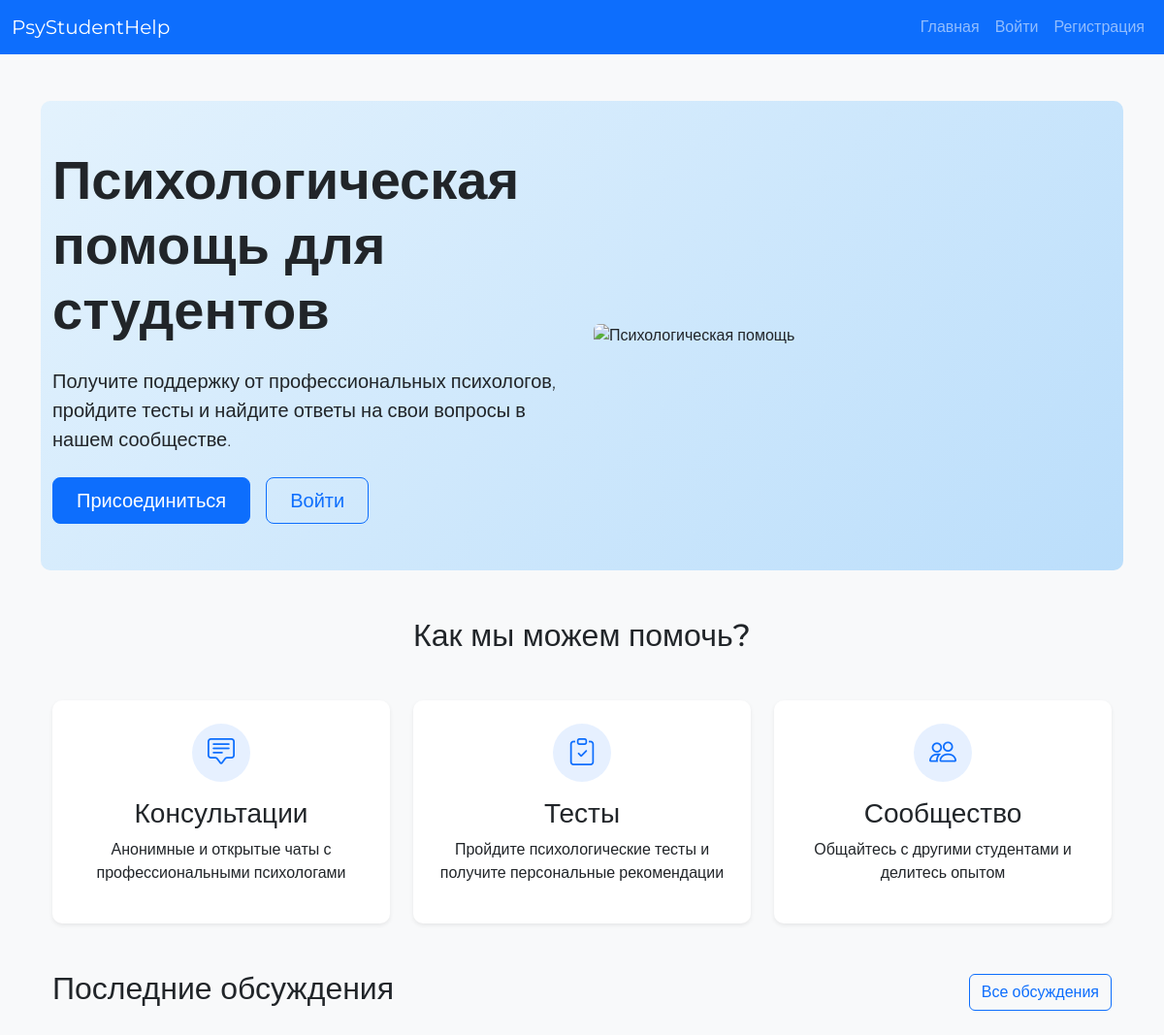
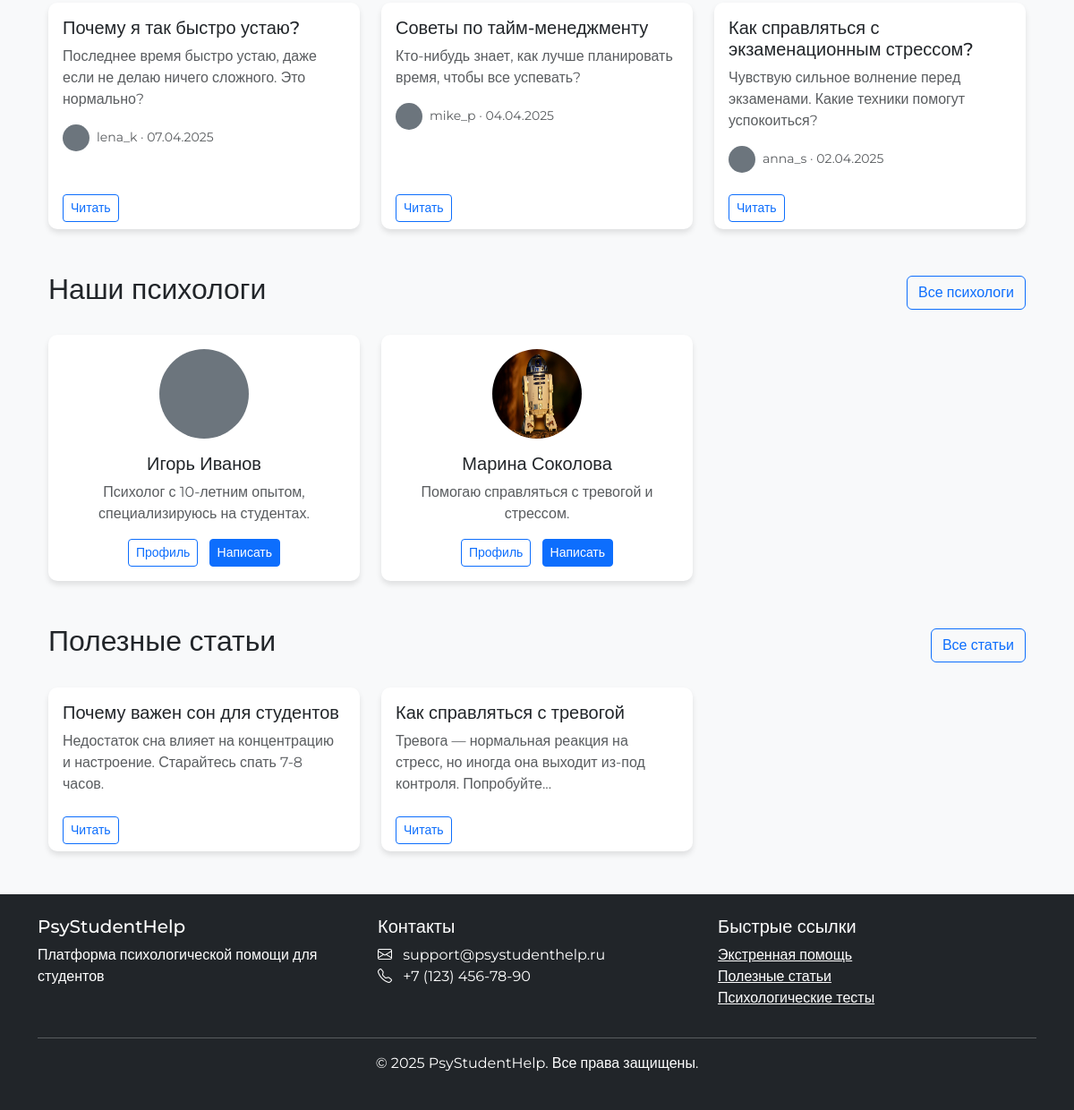
The page / on the database its author committed (2 pictures, top to bottom).
### main.py (models this page shows)
class Post(db.Model):
    id = db.Column(db.Integer, primary_key=True)
    title = db.Column(db.String(200), nullable=False)
    content = db.Column(db.Text, nullable=False)
    user_id = db.Column(db.Integer, db.ForeignKey('user.id'), nullable=False)
    created_at = db.Column(db.DateTime, default=datetime.utcnow)
    updated_at = db.Column(db.DateTime, default=datetime.utcnow, onupdate=datetime.utcnow)
    comments = db.relationship('Comment', backref='post', lazy=True, cascade='all, delete-orphan')
    author = db.relationship('User', backref='posts', lazy=True)

class User(db.Model):
    id = db.Column(db.Integer, primary_key=True)
    username = db.Column(db.String(80), unique=True, nullable=False)
    email = db.Column(db.String(120), unique=True, nullable=False)
    password = db.Column(db.String(200), nullable=False)
    role = db.Column(db.String(20), nullable=False)  # 'student' или 'psychologist'
    full_name = db.Column(db.String(100))
    bio = db.Column(db.Text)
    profile_pic = db.Column(db.String(100))
    created_at = db.Column(db.DateTime, default=datetime.utcnow)
    comments = db.relationship('Comment', backref='author', lazy=True)
    tests = db.relationship('Test', backref='creator', lazy=True)
    test_results = db.relationship('TestResult', backref='user', lazy=True)
    messages_sent = db.relationship('Message', foreign_keys='Message.sender_id', backref='sender', lazy=True)
    messages_received = db.relationship('Message', foreign_keys='Message.recipient_id', backref='recipient', lazy=True)
    reports = db.relationship('StudentReport', foreign_keys='StudentReport.student_id', backref='student', lazy=True)
    appointments = db.relationship('Appointment', foreign_keys='Appointment.student_id', backref='student', lazy=True)
    psychologist_appointments = db.relationship('Appointment', foreign_keys='Appointment.psychologist_id', backref='psychologist', lazy=True)
    meeting_protocols = db.relationship('MeetingProtocol', foreign_keys='MeetingProtocol.student_id', backref='student', lazy=True)
    psychologist_protocols = db.relationship('MeetingProtocol', foreign_keys='MeetingProtocol.psychologist_id', backref='psychologist', lazy=True)

class Article(db.Model):
    id = db.Column(db.Integer, primary_key=True)
    title = db.Column(db.String(200), nullable=False)
    content = db.Column(db.Text, nullable=False)
    user_id = db.Column(db.Integer, db.ForeignKey('user.id'), nullable=False)
    created_at = db.Column(db.DateTime, default=datetime.utcnow)
    image_url = db.Column(db.String(200))
    user = db.relationship('User', backref='authored_articles', lazy=True)

### main.py (the view)
@app.route('/')
def index():
    posts = Post.query.order_by(Post.created_at.desc()).limit(3).all()
    psychologists = User.query.filter_by(role='psychologist').order_by(func.random()).limit(3).all()
    articles = Article.query.order_by(Article.created_at.desc()).limit(3).all()
    return render_template('index.html', posts=posts, psychologists=psychologists, articles=articles)

### main.py (called while the page is built)
def get_current_user():
    if 'user_id' in session:
        return User.query.get(session['user_id'])
    return None

### templates/index.html (shortened to what this page needs)
{% extends "base.html" %}
{% block content %}
<section class="hero-section bg-light py-5 mb-5">
    <div class="container">
        <div class="row align-items-center">
            <div class="col-lg-6">
                <h1 class="display-4 fw-bold mb-4">Психологическая помощь для студентов</h1>
                <p class="lead mb-4">Получите поддержку от профессиональных психологов, пройдите тесты и найдите ответы на свои вопросы в нашем сообществе.</p>
                <div class="d-flex gap-3">
                    {% if 'user_id' not in session %}
                        <a href="{{ url_for('register') }}" class="btn btn-primary btn-lg px-4">Присоединиться</a>
                        <a href="{{ url_for('login') }}" class="btn btn-outline-primary btn-lg px-4">Войти</a>
                    {% else %}
                        <a href="{{ url_for('dashboard') }}" class="btn btn-primary btn-lg px-4">Личный кабинет</a>
                    {% endif %}
                </div>
            </div>
            <div class="col-lg-6">
                <img src="{{ url_for('static', filename='images/hero-image.png') }}" alt="Психологическая помощь" class="img-fluid rounded">
            </div>
        </div>
    </div>
</section>
<section class="features-section mb-5">
    <div class="container">
        <h2 class="text-center mb-5">Как мы можем помочь?</h2>
        <div class="row g-4">
            <div class="col-md-4">
                <div class="card h-100 border-0 shadow-sm">
                    <div class="card-body text-center p-4">
                        <div class="feature-icon bg-primary bg-opacity-10 text-primary rounded-circle d-inline-flex align-items-center justify-content-center mb-3" style="width: 60px; height: 60px;">
                            <i class="bi bi-chat-square-text fs-3"></i>
                        </div>
                        <h3>Консультации</h3>
                        <p>Анонимные и открытые чаты с профессиональными психологами</p>
                    </div>
                </div>
            </div>
            <div class="col-md-4">
                <div class="card h-100 border-0 shadow-sm">
                    <div class="card-body text-center p-4">
                        <div class="feature-icon bg-primary bg-opacity-10 text-primary rounded-circle d-inline-flex align-items-center justify-content-center mb-3" style="width: 60px; height: 60px;">
                            <i class="bi bi-clipboard-check fs-3"></i>
                        </div>
                        <h3>Тесты</h3>
                        <p>Пройдите психологические тесты и получите персональные рекомендации</p>
                    </div>
                </div>
            </div>
            <div class="col-md-4">
                <div class="card h-100 border-0 shadow-sm">
                    <div class="card-body text-center p-4">
                        <div class="feature-icon bg-primary bg-opacity-10 text-primary rounded-circle d-inline-flex align-items-center justify-content-center mb-3" style="width: 60px; height: 60px;">
                            <i class="bi bi-people fs-3"></i>
                        </div>
                        <h3>Сообщество</h3>
                        <p>Общайтесь с другими студентами и делитесь опытом</p>
                    </div>
                </div>
            </div>
        </div>
    </div>
</section>
<section class="latest-posts mb-5">
    <div class="container">
        <div class="d-flex justify-content-between align-items-center mb-4">
            <h2>Последние обсуждения</h2>
            <a href="{{ url_for('posts') }}" class="btn btn-outline-primary">Все обсуждения</a>
        </div>
        <div class="row g-4">
            {% for post in posts %}
            <div class="col-md-4">
                <div class="card h-100">
                    <div class="card-body">
                        <h5 class="card-title">{{ post.title }}</h5>
                        <p class="card-text text-muted">{{ post.content|truncate(100) }}</p>
                        <div class="d-flex align-items-center">
                            {% if post.author.profile_pic %}
                                <img src="{{ url_for('static', filename='uploads/' + post.author.profile_pic) }}" class="rounded-circle me-2" width="30" height="30">
                            {% else %}
                                <div class="rounded-circle bg-secondary me-2" style="width: 30px; height: 30px;"></div>
                            {% endif %}
                            <small class="text-muted">{{ post.author.username }} · {{ post.created_at.strftime('%d.%m.%Y') }}</small>
                        </div>
                    </div>
                    <div class="card-footer bg-transparent border-0">
                        <a href="{{ url_for('view_post', post_id=post.id) }}" class="btn btn-sm btn-outline-primary">Читать</a>
                    </div>
                </div>
            </div>
            {% endfor %}
        </div>
    </div>
</section>
<section class="psychologists mb-5">
    <div class="container">
        <div class="d-flex justify-content-between align-items-center mb-4">
            <h2>Наши психологи</h2>
            <a href="{{ url_for('search') }}?q=" class="btn btn-outline-primary">Все психологи</a>
        </div>
        <div class="row g-4">
            {% for psych in psychologists %}
            <div class="col-md-4">
                <div class="card h-100">
                    <div class="card-body text-center">
                        {% if psych.profile_pic %}
                            <img src="{{ url_for('static', filename='uploads/' + psych.profile_pic) }}" class="rounded-circle mb-3" width="100" height="100">
                        {% else %}
                            <div class="rounded-circle bg-secondary mb-3 mx-auto" style="width: 100px; height: 100px;"></div>
                        {% endif %}
                        <h5 class="card-title">{{ psych.full_name if psych.full_name else psych.username }}</h5>
                        <p class="card-text text-muted">{{ psych.bio|truncate(100) if psych.bio else "Профессиональный психолог" }}</p>
                        <a href="{{ url_for('profile', username=psych.username) }}" class="btn btn-sm btn-outline-primary">Профиль</a>
                        <a href="{{ url_for('chat', contact_id=psych.id) }}" class="btn btn-sm btn-primary ms-2">Написать</a>
                    </div>
                </div>
            </div>
            {% endfor %}
        </div>
    </div>
</section>
<section class="latest-articles">
    <div class="container">
        <div class="d-flex justify-content-between align-items-center mb-4">
            <h2>Полезные статьи</h2>
            <a href="{{ url_for('articles') }}" class="btn btn-outline-primary">Все статьи</a>
        </div>
        <div class="row g-4">
            {% for article in articles %}
            <div class="col-md-4">
                <div class="card h-100">
                    <div class="card-body">
                        <h5 class="card-title">{{ article.title }}</h5>
                        <p class="card-text text-muted">{{ article.content|truncate(100) }}</p>
                    </div>
                    <div class="card-footer bg-transparent border-0">
                        <a href="{{ url_for('view_article', article_id=article.id) }}" class="btn btn-sm btn-outline-primary">Читать</a>
                    </div>
                </div>
            </div>
            {% endfor %}
        </div>
    </div>
</section>
{% endblock %}

### static/css/style.css (style rules this page uses)
body { font-family: 'Montserrat', sans-serif; background-color: #f8f9fa; }
.hero-section { background: linear-gradient(135deg, #e3f2fd, #bbdefb); border-radius: 10px; }
.feature-icon { display: inline-flex; align-items: center; justify-content: center; width: 60px; height: 60px; font-size: 2rem; }
.card { border: none; border-radius: 10px; box-shadow: 0 4px 6px rgba(0, 0, 0, 0.1); transition: transform 0.3s ease, box-shadow 0.3s ease; }

### rows shown on the page
Post: title "Почему я так быстро устаю?", content "Последнее время быстро устаю, даже если не делаю ничего сложного. Это нормально?", author.username "lena_k", created_at "07.04.2025"
Post: title "Советы по тайм-менеджменту", content "Кто-нибудь знает, как лучше планировать время, чтобы все успевать?", author.username "mike_p", created_at "04.04.2025"
Post: title "Как справляться с экзаменационным стрессом?", content "Чувствую сильное волнение перед экзаменами. Какие техники помогут успокоиться?", author.username "anna_s", created_at "02.04.2025"
User: full_name "Игорь Иванов", bio "Психолог с 10-летним опытом, специализируюсь на студентах."
User: profile_pic (picture), full_name "Марина Соколова", bio "Помогаю справляться с тревогой и стрессом."
Article: title "Почему важен сон для студентов", content "Недостаток сна влияет на концентрацию и настроение. Старайтесь спать 7-8 часов."
Article: title "Как справляться с тревогой", content "Тревога — нормальная реакция на стресс, но иногда она выходит из-под контроля. Попробуйте..."
